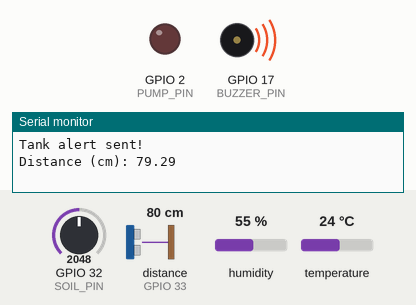
Simulated run of this sketch. Board: ESP32. Shown: output pins drawn as LEDs (lit = HIGH), buzzer (waves = sounding, pin HIGH), the last lines printed to the serial monitor. Wiring (from diagram.json): ultrasonic range finder: trigger GPIO 25; echo GPIO 33. The inputs (shaded band) are chosen by the test bench; at power-on: GPIO 32 (SOIL_PIN) = 2048, distance to the obstacle (sensor on GPIO 33) 80 cm, humidity 55 %, temperature 24 °C. The echo pulse lasts 58.3 µs per cm; WiFi joins after 1.5 s; servers stay silent unless stated; random numbers use the default seed unless the sketch sets one; no MQTT or app messages arrive unless stated; pins used as bus, display or sensor lines are not drawn.

Above: at 2.7 s.
2.8 s: GPIO 32 (SOIL_PIN) set to 526
7.3 s: GPIO 32 (SOIL_PIN) set to 453
At 9.7 s:
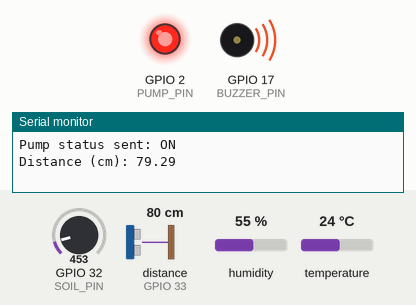
10.7 s: distance to the obstacle (sensor on GPIO 33) set to 24 cm
13.7 s: distance to the obstacle (sensor on GPIO 33) set to 20 cm
At 15.1 s:
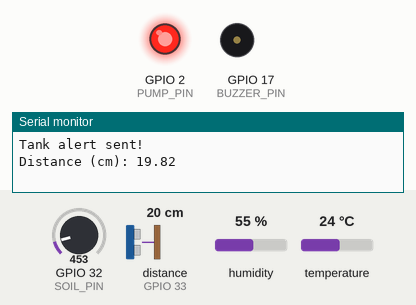
16.2 s: distance to the obstacle (sensor on GPIO 33) set to 35 cm
At 18.4 s:
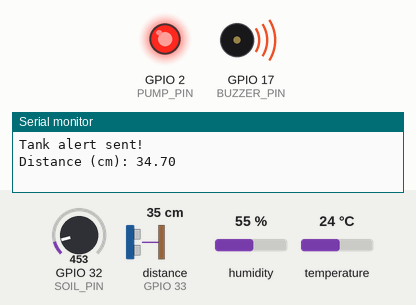
19.5 s: distance to the obstacle (sensor on GPIO 33) set to 2 cm
At 22.6 s:
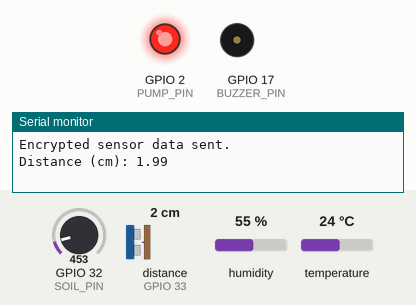
Timing chart, 0 to 23.8 s (numbered marks = the images above; inputs shaded):
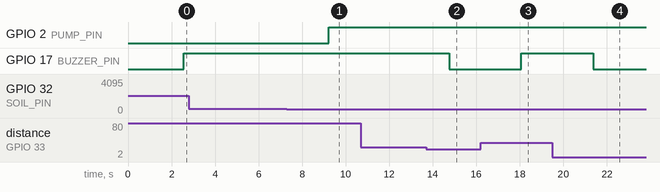

Measured:
- the behaviour switches between 500 and 499 on GPIO 32 (SOIL_PIN) (found by bisection; images 0 and 1)
- the behaviour switches between 22 and 21 cm on distance to the obstacle (sensor on GPIO 33) (found by bisection; images 1 and 2)
- after the input at 7.3 s, GPIO 2 (PUMP_PIN): LOW → HIGH after 1.9 s
- after the input at 13.7 s, GPIO 17 (BUZZER_PIN): HIGH → LOW after 1.1 s
- after the input at 16.2 s, GPIO 17 (BUZZER_PIN): LOW → HIGH after 1.9 s
- after the input at 19.5 s, GPIO 17 (BUZZER_PIN): HIGH → LOW after 1.9 s

The sketch:

sketch.ino
```cpp
#include <WiFi.h>
#include <PubSubClient.h>
#include <DHT.h>
#include <ArduinoJson.h>

#define DHTPIN 14
#define DHTTYPE DHT22
#define SOIL_PIN 32
#define PUMP_PIN 2
#define BUZZER_PIN 17
//define sound speed in cm/uS
#define SOUND_SPEED 0.034

long duration;
float distanceCm;

const char* ssid = "Wokwi-GUEST";
const char* password = "";
const char* mqtt_server = "broker.emqx.io";

const int trigPin = 25;
const int echoPin = 33;

WiFiClient espClient;
PubSubClient client(espClient);
DHT dht(DHTPIN, DHTTYPE);

bool manualOverride = false;
bool lastPumpState = false;
const byte xorKey = 0x5A;

// WiFi Setup
void setup_wifi() {
  Serial.println("Connecting to WiFi...");
  WiFi.begin(ssid, password);
  while (WiFi.status() != WL_CONNECTED) {
    delay(500);
    Serial.print(".");
  }
  Serial.println("\nWiFi connected!");
  Serial.println(WiFi.localIP());
}

// XOR Encryption
String xorEncrypt(const String& input) {
  String output = "";
  for (unsigned int i = 0; i < input.length(); i++) {
    output += char(input[i] ^ xorKey);
  }
  return output;
}

// Ultrasonic Distance
long readDistanceCM() {
  // Clears the trigPin
  digitalWrite(trigPin, LOW);
  delayMicroseconds(2);
  // Sets the trigPin on HIGH state for 10 micro seconds
  digitalWrite(trigPin, HIGH);
  delayMicroseconds(10);
  digitalWrite(trigPin, LOW);

  // Reads the echoPin, returns the sound wave travel time in microseconds
  duration = pulseIn(echoPin, HIGH);

  // Calculate the distance
  distanceCm = duration * SOUND_SPEED/2;

  // Prints the distance in the Serial Monitor
  Serial.print("Distance (cm): ");
  Serial.println(distanceCm);

  delay(1000);
  return duration == 0 ? 999 : distanceCm;
}

// Send pump status to Node-RED
void sendPumpStatus(bool state) {
  String status = state ? "ON" : "OFF";
  client.publish("plant/irrigation/status", status.c_str());
  Serial.print("Pump status sent: ");
  Serial.println(status);
}

// Send alert to Node-RED if tank empty
void sendTankAlert() {
  client.publish("plant/irrigation/alert", "Water tank empty!");
  Serial.println("Tank alert sent!");
}

void sendTankAlertOkay() {
  client.publish("plant/irrigation/alert", "Water tank okay!");
  Serial.println("Tank alert sent!");
}

// MQTT Callback
void callback(char* topic, byte* payload, unsigned int length) {
  String strPayload = "";
  for (int i = 0; i < length; i++) strPayload += (char)payload[i];

  StaticJsonDocument<200> doc;
  if (deserializeJson(doc, strPayload)) return;

  if (String(topic) == "plant/irrigation/manual") {
    String sw = doc["switch"];
    if (sw == "ON") {
      manualOverride = true;
      digitalWrite(PUMP_PIN, HIGH);
      sendPumpStatus(true);
    } else if (sw == "OFF") {
      manualOverride = false;
      digitalWrite(PUMP_PIN, LOW);
      sendPumpStatus(false);
    }
  }
}

void reconnect() {
  while (!client.connected()) {
    String clientId = "ESP32Client-" + String(random(0xffff), HEX);
    if (client.connect(clientId.c_str())) {
      client.subscribe("plant/irrigation/manual");
      Serial.println("MQTT connected and subscribed.");
    } else {
      Serial.print("MQTT failed. Code=");
      Serial.print(client.state());
      Serial.println(" retrying...");
      delay(5000);
    }
  }
}

void setup() {
  Serial.begin(115200);
  pinMode(PUMP_PIN, OUTPUT);
  pinMode(BUZZER_PIN, OUTPUT);
  pinMode(trigPin, OUTPUT);
  pinMode(echoPin, INPUT);
  digitalWrite(PUMP_PIN, LOW);
  digitalWrite(BUZZER_PIN, LOW);
  dht.begin();
  setup_wifi();
  client.setServer(mqtt_server, 1883);
  client.setCallback(callback);
}

void loop() {
  if (!client.connected()) reconnect();
  client.loop();

  float temp = dht.readTemperature();
  float hum = dht.readHumidity();
  int soil = analogRead(SOIL_PIN);
  long distance = readDistanceCM();


  Serial.printf("Temp: %.2f°C | Hum: %.2f%% | Soil: %d | Distance: %ldcm\n", temp, hum, soil, distance);

  // ---- AUTO MODE LOGIC ----
  if (!manualOverride) {
    bool shouldIrrigate = soil < 500;
    if (shouldIrrigate != lastPumpState) {
      digitalWrite(PUMP_PIN, shouldIrrigate ? HIGH : LOW);
      sendPumpStatus(shouldIrrigate);
      lastPumpState = shouldIrrigate;
    }


    static bool tankEmptyAlertSent = false;
    static bool tankOkayAlertSent = false;

    if (distance > 20 && !tankEmptyAlertSent) {
      digitalWrite(BUZZER_PIN, HIGH);
      sendTankAlert();
      tankEmptyAlertSent = true;
      tankOkayAlertSent = false;
    } else if (distance <= 20 && !tankOkayAlertSent) {
      digitalWrite(BUZZER_PIN, LOW);
      sendTankAlertOkay();
      tankOkayAlertSent = true;
      tankEmptyAlertSent = false;
    }

  } else {
    digitalWrite(BUZZER_PIN, LOW);  // silence buzzer in manual mode
  }

  // ---- ENCRYPTED DATA TO NODE-RED ----
  static unsigned long lastMsg = 0;
  if (millis() - lastMsg > 5000) {
    lastMsg = millis();
    String payload = "{\"temperature\":" + String(temp) +
                     ",\"humidity\":" + String(hum) +
                     ",\"soil\":" + String(soil) +
                     ",\"tankLevel\":" + String(distance) + "}";

    String encrypted = xorEncrypt(payload);
    client.publish("plant/irrigation/data", encrypted.c_str());
    Serial.println("Encrypted sensor data sent.");
  }

  delay(100);
}
```
